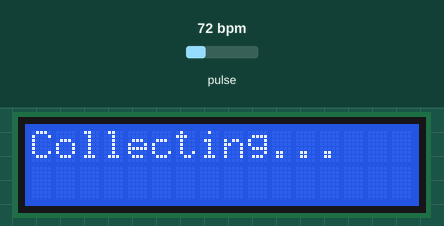
This sketch was run on a simulated Arduino Uno, built with avr-gcc and run on an emulated ATmega328P. On the bench: 16×2 character LCD. The inputs (shaded band) are chosen by the test bench; at power-on: pulse 72 bpm. What the sketch prints to the serial monitor is not drawn.

Above: at 0.1 s.
At 10.1 s:
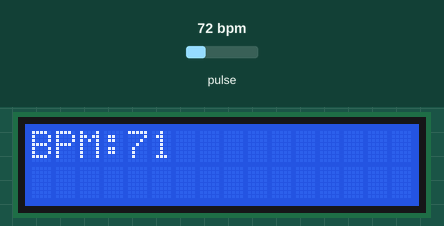

The sketch:

BPM_Test.ino
```cpp
/*
  Optical Heart Rate Detection (PBA Algorithm) using the MAX30105 Breakout
  1602 LCD output (avg BPM init 80, display after 10s)
*/

#include <Wire.h>
#include "MAX30105.h"
#include "heartRate.h"
#include <LiquidCrystal.h>

MAX30105 particleSensor;
// LCD pins: RS=A0, E=A1, D4=4, D5=5, D6=6, D7=7
LiquidCrystal lcd(A0, A1, 4, 5, 6, 7);

const byte RATE_SIZE = 4;
byte rates[RATE_SIZE];
byte rateSpot = 0;
long lastBeat = 0;
int beatAvg = 80;
unsigned long fingerStartTime = 0;

void setup()
{
    Serial.begin(9600);
    lcd.begin(16, 2);
    lcd.print("Initializing...");

    if (!particleSensor.begin(Wire, I2C_SPEED_FAST))
    {
        lcd.clear();
        lcd.print("Sensor not found");
        while (1);
    }

    particleSensor.setup();
    particleSensor.setPulseAmplitudeRed(0x0A);
    particleSensor.setPulseAmplitudeGreen(0);

    for (byte i = 0; i < RATE_SIZE; i++)
    {
        rates[i] = 80;
    }

    beatAvg = 80;
    lastBeat = millis();

    lcd.clear();
}

void loop()
{
    long irValue = particleSensor.getIR();

    if (checkForBeat(irValue))
    {
        long delta = millis() - lastBeat;
        lastBeat = millis();
        float bpm = 60.0 / (delta / 1000.0);

        if (bpm > 20 && bpm < 255)
        {
            rates[rateSpot++] = (byte)bpm;
            rateSpot %= RATE_SIZE;

            int sum = 0;
            for (byte i = 0; i < RATE_SIZE; i++)
            {
                sum += rates[i];
            }

            beatAvg = sum / RATE_SIZE;
        }
    }

    if (irValue >= 50000)
    {
        if (fingerStartTime == 0)
        {
            fingerStartTime = millis();
        }
    }
    else
    {
        fingerStartTime = 0;
    }

    Serial.print("Avg BPM: ");
    Serial.println(beatAvg);

    lcd.setCursor(0, 0);

    if (fingerStartTime == 0)
    {
        lcd.print("No finger      ");
        lcd.setCursor(0, 1);
        lcd.print("                ");
    }
    else if (millis() - fingerStartTime < 10000)
    {
        lcd.print("Collecting...  ");
        lcd.setCursor(0, 1);
        lcd.print("                ");
    }
    else
    {
        lcd.clear();
        lcd.print("BPM:");
        lcd.print(beatAvg);
        lcd.setCursor(0, 1);
        lcd.print("                ");
    }
}
```
